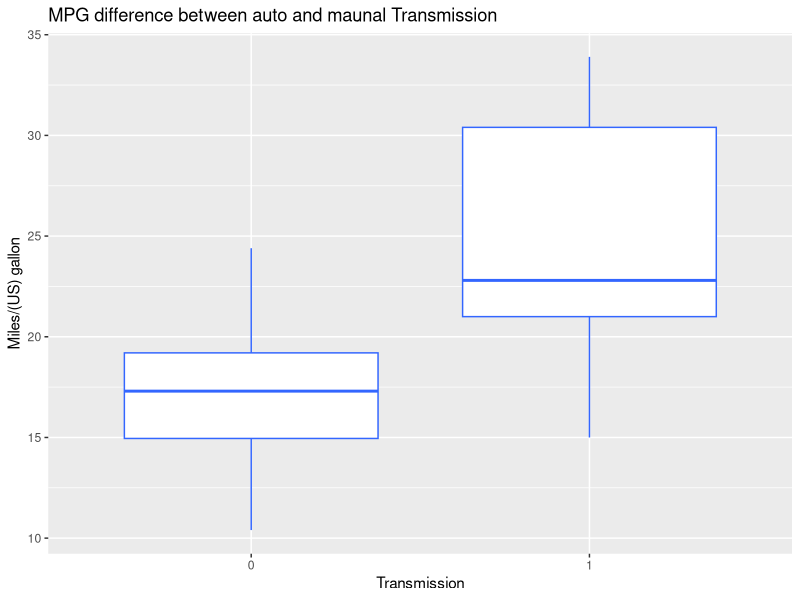

R code for this plot:
## ---- chunk 1
library(ggplot2)
data('mtcars')
## ---- chunk 2
df<-mtcars
df$am <- as.factor(df$am)
g<-ggplot(df,aes(am,mpg))
g+geom_boxplot(aes(group=am),colour = "#3366FF")+xlab("Transmission") +ylab("Miles/(US) gallon") +ggtitle("MPG difference between auto and maunal Transmission")
## ---- chunk 3
model1 <- lm(mpg ~ am -1, df)
model2 <- lm(mpg ~ wt + am -1, df)
model3 <- lm(mpg ~ wt + qsec + am -1, df)
model4 <- lm(mpg ~ wt + qsec + cyl + am -1, df)
anova(model1, model2, model3, model4)
## ---- chunk 4
coef <- summary(model3)$coef
coef
